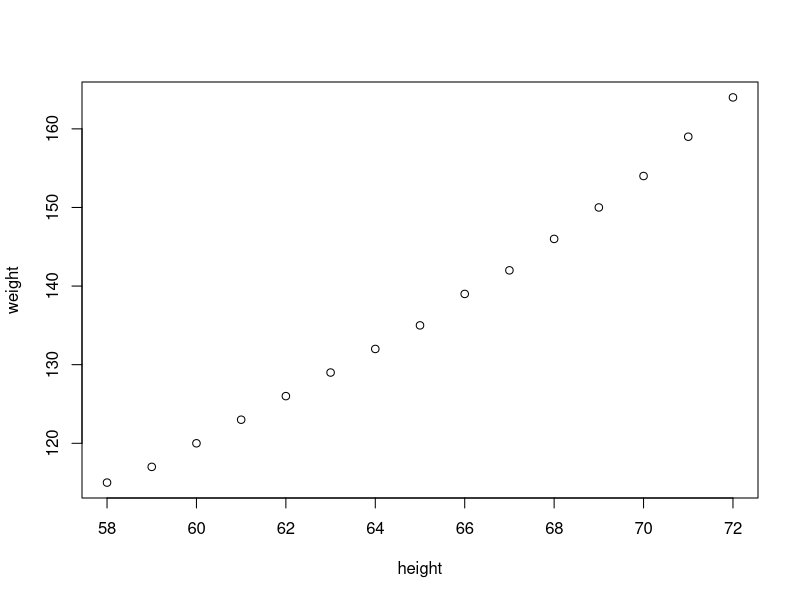
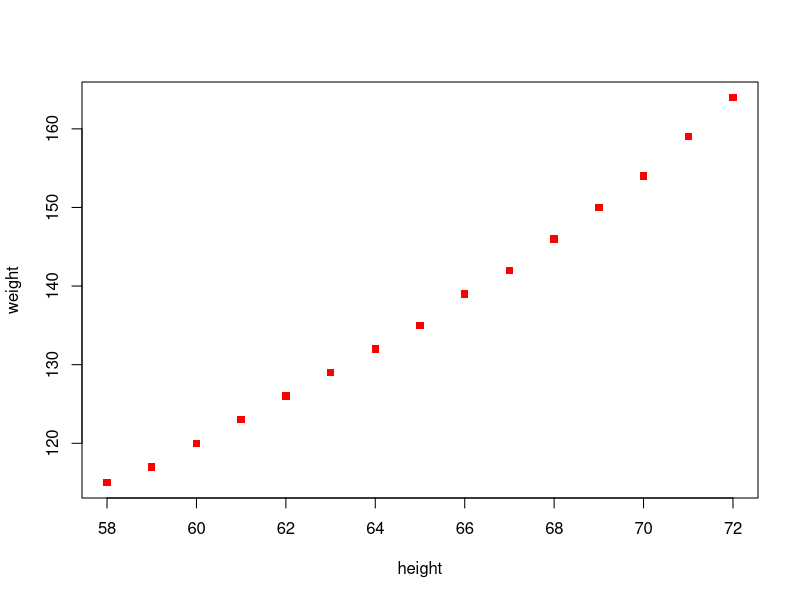
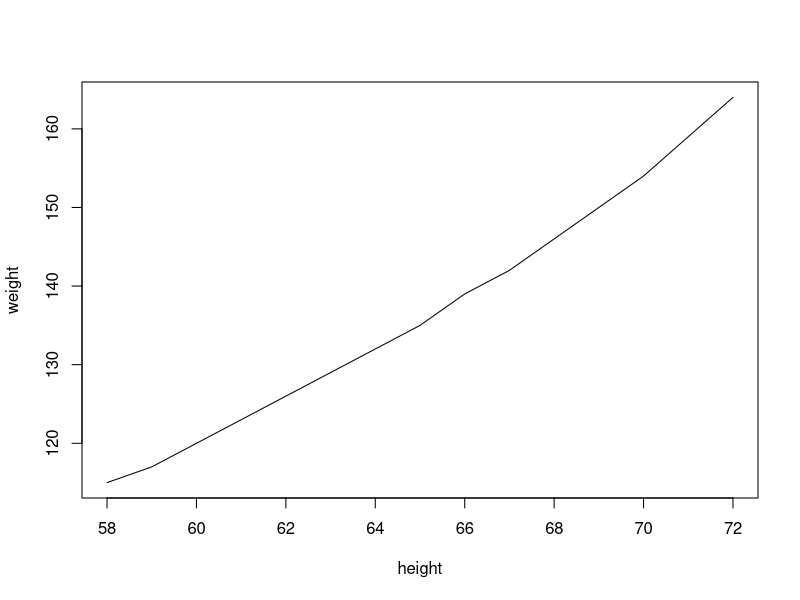
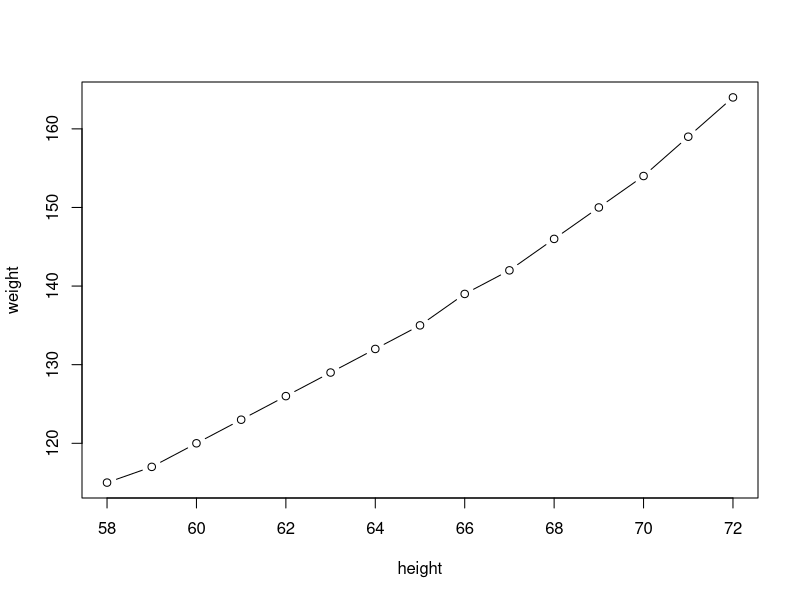
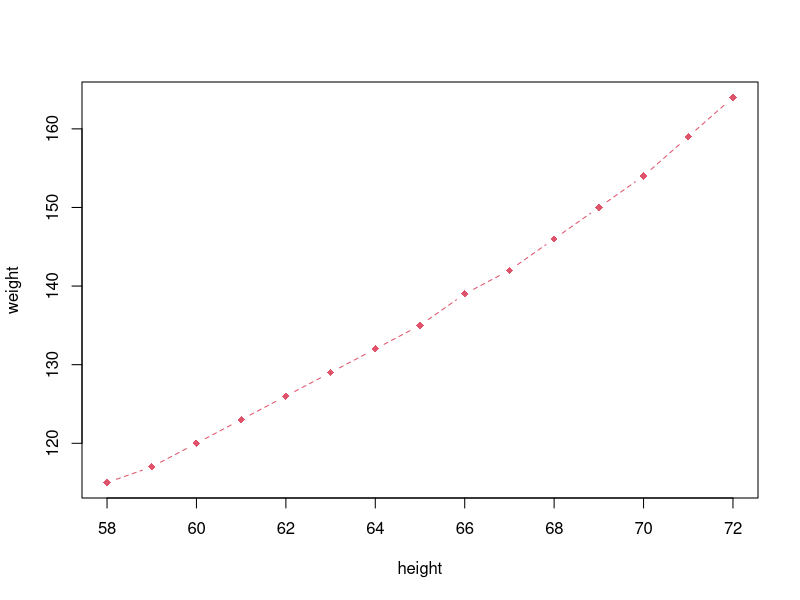
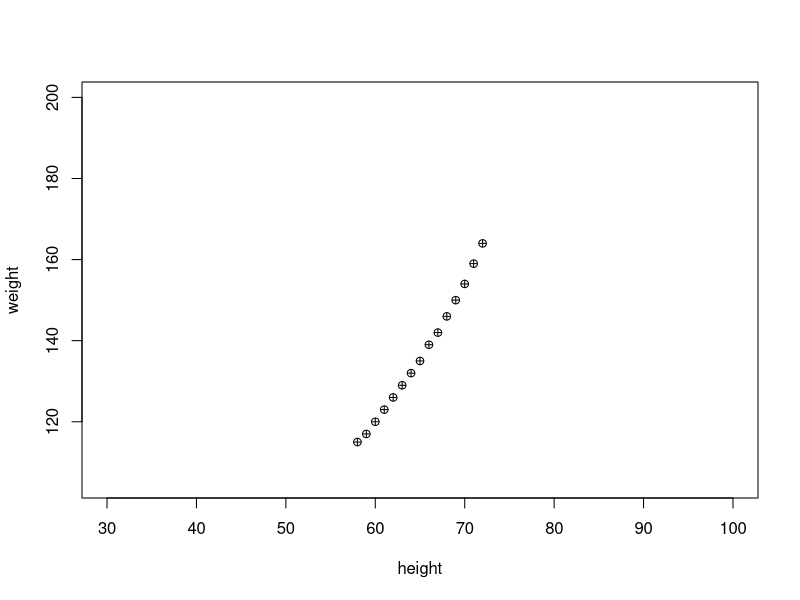
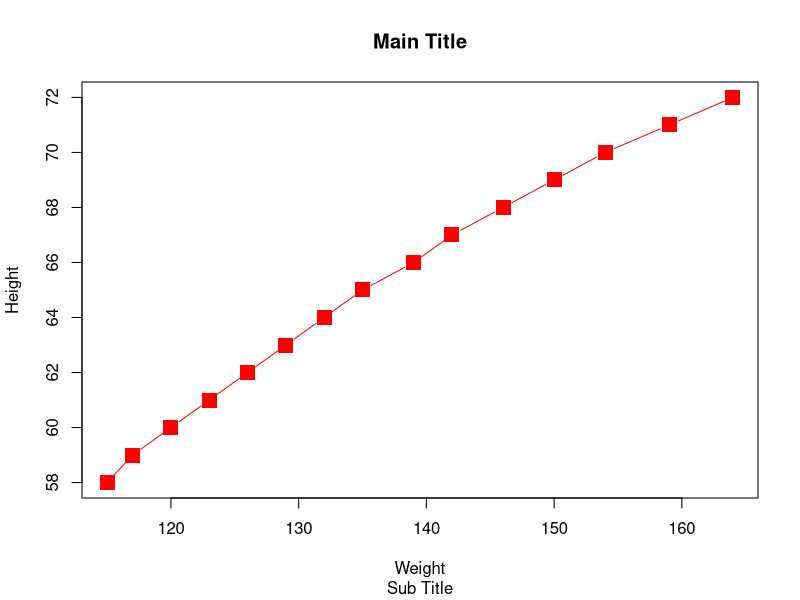

Write the R code that produced these figures, in order.
# Combined Plots
#plot, histogram, pie, boxplot, linechart, correlation plot

#plot
women
plot(women)
plot(women, type='p', pch=15, col='red')
plot(women, type='l')
plot(women, type='b')
plot(women, type='b', pch=18, lty=2, col=2)
plot(women, xlim=c(30,100), ylim=c(min(women$weight)-10, 200), pch=10)

#more features with plot
plot(x=women$weight, y=women$height, pch=15, xlab='Weight', ylab='Height', col='red', cex=2, type='b')
title(main='Main Title', sub='Sub Title')